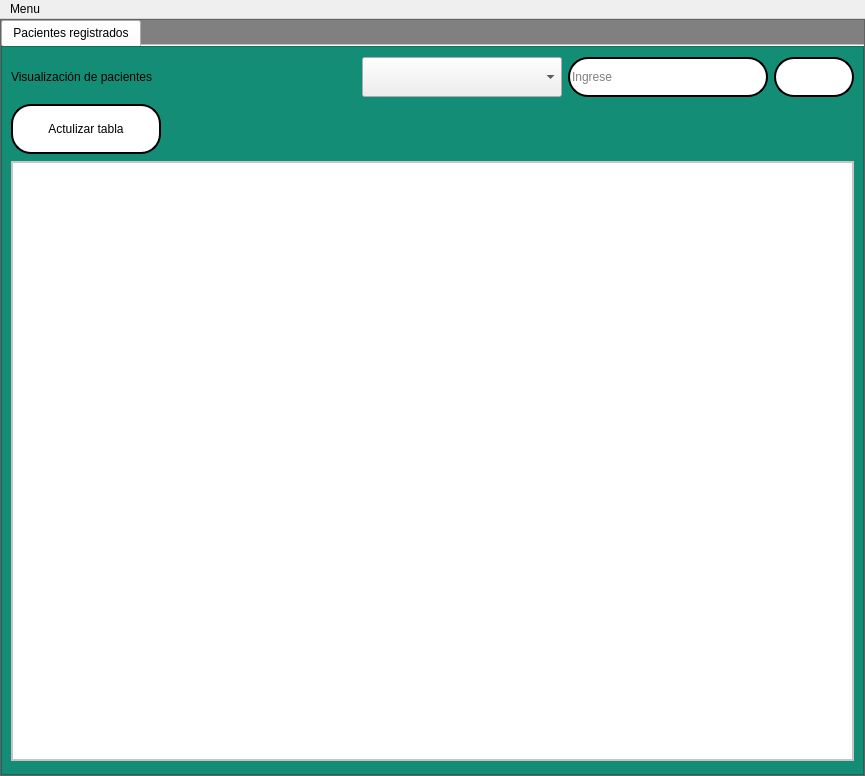
<?xml version="1.0" encoding="UTF-8"?>
<ui version="4.0">
 <class>MainWindow</class>
 <widget class="QMainWindow" name="MainWindow">
  <property name="geometry">
   <rect>
    <x>0</x>
    <y>0</y>
    <width>865</width>
    <height>776</height>
   </rect>
  </property>
  <property name="windowTitle">
   <string>MainWindow</string>
  </property>
  <widget class="QWidget" name="centralwidget">
   <layout class="QVBoxLayout" name="verticalLayout">
    <property name="spacing">
     <number>0</number>
    </property>
    <property name="leftMargin">
     <number>0</number>
    </property>
    <property name="topMargin">
     <number>0</number>
    </property>
    <property name="rightMargin">
     <number>0</number>
    </property>
    <property name="bottomMargin">
     <number>0</number>
    </property>
    <item>
     <widget class="QFrame" name="frame">
      <property name="styleSheet">
       <string notr="true">QFrame{
background-color:gray;
}</string>
      </property>
      <property name="frameShape">
       <enum>QFrame::StyledPanel</enum>
      </property>
      <property name="frameShadow">
       <enum>QFrame::Raised</enum>
      </property>
      <layout class="QVBoxLayout" name="verticalLayout_2">
       <property name="spacing">
        <number>0</number>
       </property>
       <property name="leftMargin">
        <number>0</number>
       </property>
       <property name="topMargin">
        <number>0</number>
       </property>
       <property name="rightMargin">
        <number>0</number>
       </property>
       <property name="bottomMargin">
        <number>0</number>
       </property>
       <item>
        <widget class="QTabWidget" name="tabWidget">
         <property name="currentIndex">
          <number>0</number>
         </property>
         <property name="documentMode">
          <bool>true</bool>
         </property>
         <widget class="QWidget" name="tab">
          <attribute name="title">
           <string>Pacientes registrados</string>
          </attribute>
          <layout class="QVBoxLayout" name="verticalLayout_3">
           <property name="spacing">
            <number>0</number>
           </property>
           <property name="leftMargin">
            <number>0</number>
           </property>
           <property name="topMargin">
            <number>0</number>
           </property>
           <property name="rightMargin">
            <number>0</number>
           </property>
           <property name="bottomMargin">
            <number>0</number>
           </property>
           <item>
            <widget class="QFrame" name="frame_2">
             <property name="styleSheet">
              <string notr="true">QFrame{
background-color:#138D75;
	font: 12pt &quot;Microsoft Sans Serif&quot;;
}
QTableWidget{
color:rgb(0,0,0);
gridline-color:rgb(0,206,151);
font-size:12pt;
}
QHeaderView::section{
background-color:rgb(0,206,151);
border:1px solid rgb(0,0,0);
font-size:12pt;
}
QTbaleWidget QTableCornerButton::section{
background-color:rgb(0,0,0);
border:1px solid  rgb(0,206,151);
}
QLineEdit{
border:2px solid rgb(0,0,0);
border-radius:20px;
	font: 12pt &quot;Microsoft Sans Serif&quot;;
	background-color: rgb(255, 255, 255);
}
QPushButton{
border-radius:20px;
border:2px solid rgb(0,0,0);
background-color:white;
}
QPushButton:hover{
	background-color:#CB4335;
}
QTextEdit{
border:4px solid rgb(0,0,0);
border-radius:20px;
	font: 12pt &quot;Microsoft Sans Serif&quot;;
	background-color: rgb(255, 255, 255);
}
QLabel{
	
	font: 12pt &quot;Microsoft Sans Serif&quot;;
}
</string>
             </property>
             <property name="frameShape">
              <enum>QFrame::StyledPanel</enum>
             </property>
             <property name="frameShadow">
              <enum>QFrame::Raised</enum>
             </property>
             <layout class="QVBoxLayout" name="verticalLayout_5">
              <item>
               <layout class="QHBoxLayout" name="horizontalLayout">
                <item>
                 <widget class="QLabel" name="label">
                  <property name="text">
                   <string>Visualización de pacientes</string>
                  </property>
                 </widget>
                </item>
                <item>
                 <spacer name="horizontalSpacer_2">
                  <property name="orientation">
                   <enum>Qt::Horizontal</enum>
                  </property>
                  <property name="sizeHint" stdset="0">
                   <size>
                    <width>40</width>
                    <height>20</height>
                   </size>
                  </property>
                 </spacer>
                </item>
                <item>
                 <widget class="QComboBox" name="comboBox_2">
                  <property name="minimumSize">
                   <size>
                    <width>200</width>
                    <height>40</height>
                   </size>
                  </property>
                  <property name="maximumSize">
                   <size>
                    <width>200</width>
                    <height>40</height>
                   </size>
                  </property>
                  <property name="font">
                   <font>
                    <pointsize>10</pointsize>
                    <weight>75</weight>
                    <bold>true</bold>
                   </font>
                  </property>
                 </widget>
                </item>
                <item>
                 <widget class="QLineEdit" name="lineEdit">
                  <property name="minimumSize">
                   <size>
                    <width>200</width>
                    <height>40</height>
                   </size>
                  </property>
                  <property name="maximumSize">
                   <size>
                    <width>200</width>
                    <height>40</height>
                   </size>
                  </property>
                  <property name="inputMask">
                   <string/>
                  </property>
                  <property name="text">
                   <string/>
                  </property>
                  <property name="maxLength">
                   <number>20</number>
                  </property>
                  <property name="placeholderText">
                   <string>Ingrese</string>
                  </property>
                 </widget>
                </item>
                <item>
                 <widget class="QPushButton" name="pushButton_2">
                  <property name="minimumSize">
                   <size>
                    <width>80</width>
                    <height>40</height>
                   </size>
                  </property>
                  <property name="maximumSize">
                   <size>
                    <width>80</width>
                    <height>40</height>
                   </size>
                  </property>
                  <property name="text">
                   <string/>
                  </property>
                  <property name="icon">
                   <iconset>
                    <normaloff>ELEMENTOS GRAFICOS/buscar.png</normaloff>ELEMENTOS GRAFICOS/buscar.png</iconset>
                  </property>
                  <property name="iconSize">
                   <size>
                    <width>30</width>
                    <height>30</height>
                   </size>
                  </property>
                 </widget>
                </item>
               </layout>
              </item>
              <item>
               <layout class="QHBoxLayout" name="horizontalLayout_3">
                <item>
                 <widget class="QPushButton" name="bt_act">
                  <property name="minimumSize">
                   <size>
                    <width>150</width>
                    <height>50</height>
                   </size>
                  </property>
                  <property name="maximumSize">
                   <size>
                    <width>150</width>
                    <height>50</height>
                   </size>
                  </property>
                  <property name="font">
                   <font>
                    <pointsize>9</pointsize>
                   </font>
                  </property>
                  <property name="text">
                   <string>Actulizar tabla</string>
                  </property>
                  <property name="icon">
                   <iconset>
                    <normaloff>ELEMENTOS GRAFICOS/actualizar.png</normaloff>ELEMENTOS GRAFICOS/actualizar.png</iconset>
                  </property>
                  <property name="iconSize">
                   <size>
                    <width>30</width>
                    <height>30</height>
                   </size>
                  </property>
                 </widget>
                </item>
                <item>
                 <spacer name="horizontalSpacer">
                  <property name="orientation">
                   <enum>Qt::Horizontal</enum>
                  </property>
                  <property name="sizeHint" stdset="0">
                   <size>
                    <width>40</width>
                    <height>20</height>
                   </size>
                  </property>
                 </spacer>
                </item>
               </layout>
              </item>
              <item>
               <widget class="QFrame" name="frame_3">
                <property name="minimumSize">
                 <size>
                  <width>0</width>
                  <height>600</height>
                 </size>
                </property>
                <property name="maximumSize">
                 <size>
                  <width>16777215</width>
                  <height>600</height>
                 </size>
                </property>
                <property name="styleSheet">
                 <string notr="true">QFrame{
	background-color: rgb(255, 255, 255);
}</string>
                </property>
                <property name="frameShape">
                 <enum>QFrame::StyledPanel</enum>
                </property>
                <property name="frameShadow">
                 <enum>QFrame::Raised</enum>
                </property>
                <layout class="QVBoxLayout" name="verticalLayout_4">
                 <property name="spacing">
                  <number>0</number>
                 </property>
                 <property name="leftMargin">
                  <number>0</number>
                 </property>
                 <property name="topMargin">
                  <number>0</number>
                 </property>
                 <property name="rightMargin">
                  <number>0</number>
                 </property>
                 <property name="bottomMargin">
                  <number>0</number>
                 </property>
                 <item>
                  <widget class="QTableWidget" name="tabla_p"/>
                 </item>
                </layout>
               </widget>
              </item>
             </layout>
            </widget>
           </item>
          </layout>
         </widget>
        </widget>
       </item>
      </layout>
     </widget>
    </item>
   </layout>
  </widget>
  <widget class="QMenuBar" name="menubar">
   <property name="geometry">
    <rect>
     <x>0</x>
     <y>0</y>
     <width>865</width>
     <height>21</height>
    </rect>
   </property>
   <widget class="QMenu" name="menuMenu">
    <property name="title">
     <string>Menu</string>
    </property>
    <addaction name="actionVolver_al_menu_prinicpla"/>
    <addaction name="separator"/>
    <addaction name="actionVolver_al_registro"/>
    <addaction name="separator"/>
    <addaction name="actionSalir"/>
    <addaction name="separator"/>
   </widget>
   <addaction name="menuMenu"/>
  </widget>
  <action name="actionVolver_al_registro">
   <property name="text">
    <string>Volver al registro</string>
   </property>
  </action>
  <action name="actionVolver_al_menu_prinicpla">
   <property name="text">
    <string>Volver al menu principal</string>
   </property>
  </action>
  <action name="actionSalir">
   <property name="text">
    <string>Salir</string>
   </property>
  </action>
 </widget>
 <resources/>
 <connections/>
</ui>
